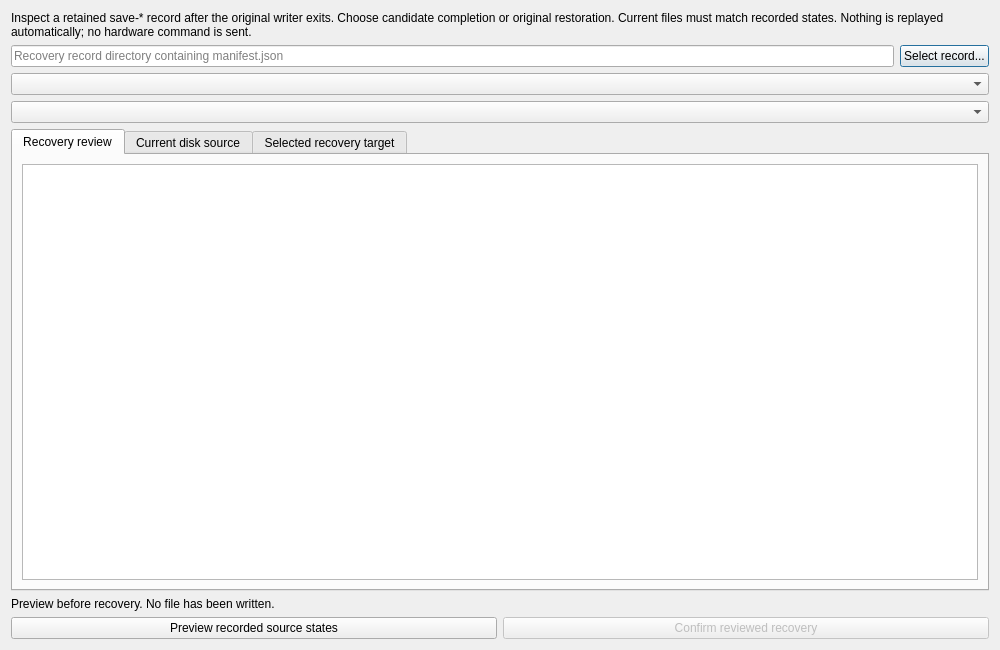
<?xml version="1.0" encoding="UTF-8"?>
<ui version="4.0"><class>WorkspaceRecoveryWindow</class><widget class="QDialog" name="WorkspaceRecoveryWindow"><property name="windowTitle"><string>Interrupted Save All recovery</string></property><property name="geometry"><rect><x>0</x><y>0</y><width>1000</width><height>650</height></rect></property><layout class="QVBoxLayout" name="layout">
<item><widget class="QLabel" name="description"><property name="text"><string>Inspect a retained save-* record after the original writer exits. Choose candidate completion or original restoration. Current files must match recorded states. Nothing is replayed automatically; no hardware command is sent.</string></property><property name="wordWrap"><bool>true</bool></property></widget></item>
<item><layout class="QHBoxLayout" name="pathLayout"><item><widget class="QLineEdit" name="directory"><property name="placeholderText"><string>Recovery record directory containing manifest.json</string></property></widget></item><item><widget class="QPushButton" name="choose"><property name="text"><string>Select record...</string></property></widget></item></layout></item>
<item><widget class="QComboBox" name="direction"/></item>
<item><widget class="QComboBox" name="source"/></item><item><widget class="QTabWidget" name="tabs"><widget class="QWidget" name="summary"><attribute name="title"><string>Recovery review</string></attribute><layout class="QVBoxLayout" name="reviewLayout"><item><widget class="QPlainTextEdit" name="review"><property name="readOnly"><bool>true</bool></property></widget></item></layout></widget><widget class="QWidget" name="currentPage"><attribute name="title"><string>Current disk source</string></attribute><layout class="QVBoxLayout" name="currentLayout"><item><widget class="QPlainTextEdit" name="current"><property name="readOnly"><bool>true</bool></property></widget></item></layout></widget><widget class="QWidget" name="targetPage"><attribute name="title"><string>Selected recovery target</string></attribute><layout class="QVBoxLayout" name="targetLayout"><item><widget class="QPlainTextEdit" name="target"><property name="readOnly"><bool>true</bool></property></widget></item></layout></widget></widget></item>
<item><widget class="QLabel" name="status"><property name="text"><string>Preview before recovery. No file has been written.</string></property><property name="textFormat"><enum>Qt::PlainText</enum></property><property name="wordWrap"><bool>true</bool></property></widget></item>
<item><layout class="QHBoxLayout" name="buttons"><item><widget class="QPushButton" name="preview"><property name="text"><string>Preview recorded source states</string></property></widget></item><item><widget class="QPushButton" name="apply"><property name="text"><string>Confirm reviewed recovery</string></property><property name="enabled"><bool>false</bool></property></widget></item></layout></item>
</layout></widget><resources/><connections/></ui>
